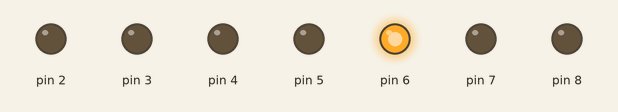
The sketch below on a simulated Arduino Uno, built with avr-gcc and run on an emulated ATmega328P. On the bench: output pins drawn as LEDs (lit = HIGH).

Above: at 0.1 s.
Timing chart, 0 to 1.6 s (numbered marks = the images above):
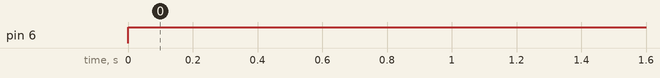

The sketch:

seven_segment.ino
```cpp
void sevenseg(int a,int b,int c,int d,int e,int f,int g)
{
  digitalWrite(2,a);
  digitalWrite(3,b);
  digitalWrite(4,c);
  digitalWrite(5,d);
  digitalWrite(6,e);
  digitalWrite(7,f);
  digitalWrite(8,g);
}
void setup()
{
  pinMode(2,OUTPUT);
  pinMode(3,OUTPUT);
  pinMode(4,OUTPUT);
  pinMode(5,OUTPUT);
  pinMode(6,OUTPUT);
  pinMode(7,OUTPUT);
  pinMode(8,OUTPUT);
}
void loop()
{
  sevenseg(0,0,0,0,1,0,0);
}
```

Measured:
- by itself, pin 6: LOW → HIGH at 0.00 s
